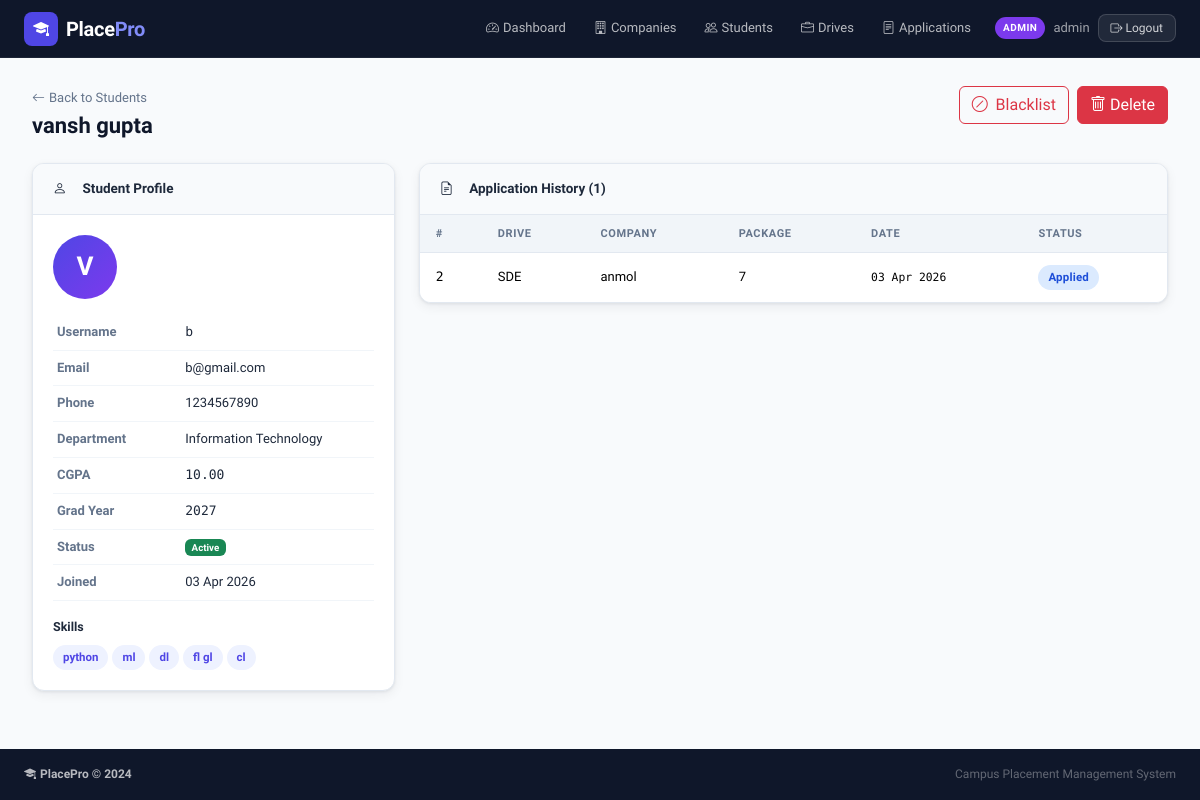
Page /admin/students/2 (signed in) on the committed database.
### tables this page shows
CREATE TABLE users (
        id INTEGER PRIMARY KEY AUTOINCREMENT,
        username TEXT UNIQUE NOT NULL,
        email TEXT UNIQUE NOT NULL,
        password_hash TEXT NOT NULL,
        role TEXT NOT NULL,
        is_active INTEGER DEFAULT 1,
        created_at TEXT DEFAULT (datetime('now'))
    );

CREATE TABLE students (
        id INTEGER PRIMARY KEY AUTOINCREMENT,
        user_id INTEGER UNIQUE NOT NULL REFERENCES users(id) ON DELETE CASCADE,
        full_name TEXT NOT NULL,
        email TEXT,
        phone TEXT,
        department TEXT,
        cgpa REAL DEFAULT 0.0,
        graduation_year INTEGER,
        skills TEXT,
        address TEXT,
        resume_filename TEXT,
        is_blacklisted INTEGER DEFAULT 0,
        created_at TEXT DEFAULT (datetime('now'))
    );

CREATE TABLE applications (
        id INTEGER PRIMARY KEY AUTOINCREMENT,
        student_id INTEGER NOT NULL REFERENCES students(id) ON DELETE CASCADE,
        drive_id INTEGER NOT NULL REFERENCES placement_drives(id) ON DELETE CASCADE,
        application_date TEXT DEFAULT (datetime('now')),
        status TEXT DEFAULT 'applied',
        cover_letter TEXT,
        UNIQUE(student_id, drive_id)
    );

CREATE TABLE placement_drives (
        id INTEGER PRIMARY KEY AUTOINCREMENT,
        company_id INTEGER NOT NULL REFERENCES companies(id) ON DELETE CASCADE,
        job_title TEXT NOT NULL,
        job_description TEXT,
        eligibility_criteria TEXT,
        package TEXT,
        location TEXT,
        application_deadline TEXT,
        status TEXT DEFAULT 'pending',
        created_at TEXT DEFAULT (datetime('now'))
    );

CREATE TABLE companies (
        id INTEGER PRIMARY KEY AUTOINCREMENT,
        user_id INTEGER UNIQUE NOT NULL REFERENCES users(id) ON DELETE CASCADE,
        company_name TEXT NOT NULL,
        hr_contact TEXT,
        hr_email TEXT,
        website TEXT,
        description TEXT,
        industry TEXT,
        approval_status TEXT DEFAULT 'pending',
        is_blacklisted INTEGER DEFAULT 0,
        created_at TEXT DEFAULT (datetime('now'))
    );

### app.py (the view)
@app.route('/admin/students/<int:sid>')
@login_required
@admin_required
def admin_student_detail(sid):
    student = query("SELECT s.*,u.username FROM students s JOIN users u ON u.id=s.user_id WHERE s.id=?", [sid], one=True)
    if not student: abort(404)
    apps = query("""SELECT a.*, d.job_title, d.package, c.company_name
                    FROM applications a
                    JOIN placement_drives d ON d.id=a.drive_id
                    JOIN companies c ON c.id=d.company_id
                    WHERE a.student_id=? ORDER BY a.application_date DESC""", [sid])
    return render_template('admin/student_detail.html', student=student, apps=apps)

### app.py (called while the page is built)
@app.template_filter('fmtdate')
def fmtdate(s):
    if not s: return '—'
    try:
        s = str(s)[:10]
        from datetime import datetime
        return datetime.strptime(s, '%Y-%m-%d').strftime('%d %b %Y')
    except Exception:
        return str(s)[:10]

def get_db():
    if 'db' not in g:
        g.db = sqlite3.connect(DATABASE)
        g.db.row_factory = sqlite3.Row
        g.db.execute("PRAGMA foreign_keys = ON")
    return g.db

def query(sql, args=(), one=False):
    cur = get_db().execute(sql, args)
    rv = cur.fetchall()
    return (rv[0] if rv else None) if one else rv

def current_user():
    uid = session.get('user_id')
    if uid is None:
        return None
    return query("SELECT * FROM users WHERE id=?", [uid], one=True)

def login_required(f):
    @wraps(f)
    def dec(*a, **kw):
        if not session.get('user_id'):
            flash('Please log in to access this page.', 'warning')
            return redirect(url_for('login'))
        return f(*a, **kw)
    return dec

def admin_required(f):
    @wraps(f)
    def dec(*a, **kw):
        u = current_user()
        if not u or u['role'] != 'admin':
            flash('Admin access required.', 'danger')
            return redirect(url_for('login'))
        return f(*a, **kw)
    return dec

@app.context_processor
def inject_user():
    u = current_user()
    return dict(current_user=u)

### templates/admin/student_detail.html (shortened to what this page needs)
{% extends "base.html" %}
{% block content %}
<div class="pp-page">
  <div class="pp-page-header">
    <div>
      <a href="{{ url_for('admin_students') }}" class="back-link"><i class="bi bi-arrow-left me-1"></i>Back to Students</a>
      <h4 class="pp-page-title mt-1">{{ student['full_name'] }}</h4>
    </div>
    <div class="d-flex gap-2">
      <form method="POST" action="{{ url_for('admin_blacklist_student', sid=student['id']) }}">
        <button class="btn {% if student['is_blacklisted'] %}btn-secondary{% else %}btn-outline-danger{% endif %}">
          <i class="bi bi-{% if student['is_blacklisted'] %}unlock{% else %}slash-circle{% endif %} me-1"></i>
          {% if student['is_blacklisted'] %}Unblacklist{% else %}Blacklist{% endif %}
        </button>
      </form>
      <form method="POST" action="{{ url_for('admin_delete_student', sid=student['id']) }}" onsubmit="return confirm('Delete this student permanently?')">
        <button class="btn btn-danger"><i class="bi bi-trash me-1"></i>Delete</button>
      </form>
    </div>
  </div>
  <div class="row g-4">
    <div class="col-md-4">
      <div class="pp-card">
        <div class="pp-card-header"><i class="bi bi-person me-2"></i>Student Profile</div>
        <div class="pp-card-body">
          <div class="student-avatar mb-3">{{ student['full_name'][0]|upper }}</div>
          <table class="table pp-detail-table">
            <tr><th>Username</th><td class="mono">{{ student['username'] }}</td></tr>
            <tr><th>Email</th><td>{{ student['email'] or '—' }}</td></tr>
            <tr><th>Phone</th><td>{{ student['phone'] or '—' }}</td></tr>
            <tr><th>Department</th><td>{{ student['department'] or '—' }}</td></tr>
            <tr><th>CGPA</th><td class="mono">{{ '%.2f'|format(student['cgpa']) if student['cgpa'] else '—' }}</td></tr>
            <tr><th>Grad Year</th><td class="mono">{{ student['graduation_year'] or '—' }}</td></tr>
            <tr><th>Status</th><td>{% if student['is_blacklisted'] %}<span class="badge bg-danger">Blacklisted</span>{% else %}<span class="badge bg-success">Active</span>{% endif %}</td></tr>
            <tr><th>Joined</th><td>{{ student['created_at']|fmtdate }}</td></tr>
          </table>
          {% if student['skills'] %}
          <div class="mt-2"><div class="pp-label mb-2">Skills</div>
            <div class="d-flex flex-wrap gap-1">
              {% for skill in student['skills'].split(',') %}<span class="skill-tag">{{ skill.strip() }}</span>{% endfor %}
            </div>
          </div>
          {% endif %}
        </div>
      </div>
    </div>
    <div class="col-md-8">
      <div class="pp-card">
        <div class="pp-card-header"><i class="bi bi-file-earmark-text me-2"></i>Application History ({{ apps|length }})</div>
        <div class="pp-card-body p-0">
          {% if apps %}
          <div class="table-responsive">
            <table class="table pp-table mb-0">
              <thead><tr><th>#</th><th>Drive</th><th>Company</th><th>Package</th><th>Date</th><th>Status</th></tr></thead>
              <tbody>
                {% for a in apps %}
                <tr>
                  <td class="mono">{{ a['id'] }}</td>
                  <td>{{ a['job_title'] }}</td>
                  <td>{{ a['company_name'] }}</td>
                  <td>{{ a['package'] or '—' }}</td>
                  <td class="mono small">{{ a['application_date']|fmtdate }}</td>
                  <td><span class="status-badge status-{{ a['status'] }}">{{ a['status']|capitalize }}</span></td>
                </tr>
                {% endfor %}
              </tbody>
            </table>
          </div>
          {% else %}<div class="pp-empty">No applications yet.</div>{% endif %}
        </div>
      </div>
    </div>
  </div>
</div>
{% endblock %}

### templates/base.html (shortened to what this page needs)
<!DOCTYPE html>
<html lang="en">
<head>
  <link rel="stylesheet" href="https://cdn.jsdelivr.net/npm/bootstrap@5.3.2/dist/css/bootstrap.min.css"/>
  <link rel="stylesheet" href="https://cdn.jsdelivr.net/npm/bootstrap-icons@1.11.3/font/bootstrap-icons.min.css"/>
  <link rel="stylesheet" href="{{ url_for('static', filename='css/style.css') }}"/>
</head>
<body>
<nav class="navbar navbar-expand-lg pp-navbar sticky-top">
  <div class="container-fluid px-4">
    <a class="navbar-brand d-flex align-items-center gap-2" href="{{ url_for('index') }}">
      <span class="brand-icon"><i class="bi bi-mortarboard-fill"></i></span>
      <span class="brand-text">Place<span class="brand-accent">Pro</span></span>
    </a>
    <div class="collapse navbar-collapse" id="navMain">
      <ul class="navbar-nav ms-auto align-items-center gap-1">
        {% if current_user %}
          {% if current_user['role'] == 'admin' %}
            <li class="nav-item"><a class="nav-link" href="{{ url_for('admin_dashboard') }}"><i class="bi bi-speedometer2 me-1"></i>Dashboard</a></li>
            <li class="nav-item"><a class="nav-link" href="{{ url_for('admin_companies') }}"><i class="bi bi-building me-1"></i>Companies</a></li>
            <li class="nav-item"><a class="nav-link" href="{{ url_for('admin_students') }}"><i class="bi bi-people me-1"></i>Students</a></li>
            <li class="nav-item"><a class="nav-link" href="{{ url_for('admin_drives') }}"><i class="bi bi-briefcase me-1"></i>Drives</a></li>
            <li class="nav-item"><a class="nav-link" href="{{ url_for('admin_applications') }}"><i class="bi bi-file-text me-1"></i>Applications</a></li>
          {% elif current_user['role'] == 'company' %}
            <li class="nav-item"><a class="nav-link" href="{{ url_for('company_dashboard') }}"><i class="bi bi-speedometer2 me-1"></i>Dashboard</a></li>
            <li class="nav-item"><a class="nav-link" href="{{ url_for('company_create_drive') }}"><i class="bi bi-plus-circle me-1"></i>New Drive</a></li>
          {% endif %}
          <li class="nav-item ms-2">
            <div class="d-flex align-items-center gap-2">
              <span class="role-badge role-{{ current_user['role'] }}">{{ current_user['role']|upper }}</span>
              <span class="nav-username">{{ current_user['username'] }}</span>
              <a href="{{ url_for('logout') }}" class="btn btn-sm btn-logout">
                <i class="bi bi-box-arrow-right"></i> Logout
              </a>
            </div>
          </li>
        {% endif %}
      </ul>
    </div>
  </div>
</nav>
<main class="pp-main">
  {% block content %}{% endblock %}
</main>
<footer class="pp-footer mt-auto">
  <div class="container-fluid px-4">
    <div class="d-flex flex-wrap justify-content-between align-items-center py-3">
      <span class="footer-brand"><i class="bi bi-mortarboard-fill me-1"></i>PlacePro &copy; {{ 2024 }}</span>
      <span class="footer-sub">Campus Placement Management System</span>
    </div>
  </div>
</footer>
</body>
</html>

### static/css/style.css (style rules this page uses)
:root { --pp-navy: #0f172a; --pp-navy-2: #1e293b; --pp-navy-3: #334155; --pp-indigo: #4f46e5; --pp-indigo-h: #4338ca; --pp-indigo-l: #eef2ff; --pp-green: #16a34a; --pp-green-l: #dcfce7; --pp-amber: #d97706; --pp-amber-l: #fef3c7; --pp-rose: #e11d48; --pp-rose-l: #ffe4e6; --pp-slate: #64748b; --pp-border: #e2e8f0; --pp-bg: #f8fafc; --pp-white: #ffffff; --pp-shadow: 0 1px 3px rgba(15,23,42,.08), 0 4px 12px rgba(15,23,42,.06); --pp-shadow-md:0 4px 16px rgba(15,23,42,.12), 0 1px 4px rgba(15,23,42,.06); --pp-radius: 12px; --pp-radius-sm:8px; --pp-transition: all 0.2s cubic-bezier(.4,0,.2,1); }
*, *::before, *::after { box-sizing: border-box; }
body { font-family: 'Sora', system-ui, sans-serif; background: var(--pp-bg); color: var(--pp-navy); min-height: 100vh; display: flex; flex-direction: column; font-size: 14px; line-height: 1.6; }
.mono { font-family: 'DM Mono', monospace; }
.pp-navbar { background: var(--pp-navy); border-bottom: 1px solid rgba(255,255,255,.06); padding: 0 0; min-height: 58px; z-index: 1030; }
.brand-icon { display: inline-flex; align-items: center; justify-content: center; width: 34px; height: 34px; background: var(--pp-indigo); border-radius: 8px; color: #fff; font-size: 16px; }
.brand-text { font-size: 20px; font-weight: 700; color: #fff; letter-spacing: -0.3px; }
.brand-accent { color: #818cf8; }
.pp-navbar .nav-link { color: rgba(255,255,255,.7) !important; font-size: 13px; font-weight: 500; padding: 6px 12px !important; border-radius: var(--pp-radius-sm); transition: var(--pp-transition); }
.role-badge { font-size: 10px; font-weight: 700; padding: 3px 8px; border-radius: 20px; letter-spacing: .5px; }
.role-admin { background: #7c3aed; color: #fff; }
.nav-username { color: rgba(255,255,255,.6); font-size: 13px; }
.btn-logout { background: rgba(255,255,255,.08); border: 1px solid rgba(255,255,255,.15); color: rgba(255,255,255,.8) !important; font-size: 12px; padding: 4px 12px; border-radius: var(--pp-radius-sm); transition: var(--pp-transition); }
.pp-main { flex: 1; }
.pp-footer { background: var(--pp-navy); color: rgba(255,255,255,.5); font-size: 12px; margin-top: auto; }
.footer-brand { font-weight: 600; color: rgba(255,255,255,.7); }
.footer-sub { color: rgba(255,255,255,.35); }
.pp-page { padding: 28px 32px; max-width: 1280px; margin: 0 auto; }
.pp-page-header { display: flex; justify-content: space-between; align-items: flex-start; margin-bottom: 24px; flex-wrap: wrap; gap: 12px; }
.pp-page-title { font-size: 22px; font-weight: 700; margin: 0; color: var(--pp-navy); }
.pp-card { background: var(--pp-white); border: 1px solid var(--pp-border); border-radius: var(--pp-radius); box-shadow: var(--pp-shadow); overflow: hidden; }
.pp-card-header { background: #f8fafc; border-bottom: 1px solid var(--pp-border); padding: 14px 20px; font-weight: 600; font-size: 13.5px; color: var(--pp-navy-2); display: flex; align-items: center; gap: 8px; }
.pp-card-body { padding: 20px; }
.pp-table { font-size: 13px; }
.pp-table thead th { background: #f1f5f9; font-weight: 600; color: var(--pp-slate); font-size: 11px; text-transform: uppercase; letter-spacing: .6px; padding: 10px 16px; border-bottom: 1px solid var(--pp-border); border-top: none; }
.pp-table tbody td { padding: 12px 16px; vertical-align: middle; border-bottom: 1px solid #f1f5f9; }
.pp-table tbody tr:last-child td { border-bottom: none; }
.pp-detail-table { font-size: 13px; }
.pp-detail-table th { font-weight: 600; color: var(--pp-slate); width: 40%; padding: 7px 4px; border: none; }
.pp-detail-table td { padding: 7px 4px; border: none; color: var(--pp-navy-2); }
.pp-detail-table tr { border-bottom: 1px solid #f1f5f9; }
.status-badge { display: inline-block; padding: 3px 10px; border-radius: 20px; font-size: 11.5px; font-weight: 600; letter-spacing: .2px; }
.status-applied { background: #dbeafe; color: #1d4ed8; }
.pp-label { font-weight: 600; font-size: 12.5px; color: var(--pp-navy-2); margin-bottom: 5px; }
.back-link { color: var(--pp-slate); font-size: 13px; text-decoration: none; font-weight: 500; }
.student-avatar { width: 64px; height: 64px; background: linear-gradient(135deg, var(--pp-indigo), #7c3aed); border-radius: 50%; display: flex; align-items: center; justify-content: center; font-size: 26px; font-weight: 700; color: #fff; flex-shrink: 0; }
.skill-tag { display: inline-block; padding: 3px 10px; background: var(--pp-indigo-l); color: var(--pp-indigo); border-radius: 20px; font-size: 11.5px; font-weight: 600; }

### rows in the picture
users: role "ADMIN", username "admin"
students: full_name "vansh gupta", full_name "V", email "b@gmail.com", phone "1234567890", department "Information Technology", cgpa "10.00", graduation_year "2027", created_at|fmtdate "03 Apr 2026"
users: username "b"
applications: id "2", job_title "SDE", company_name "anmol", package "7", application_date|fmtdate "03 Apr 2026", status "Applied"

### other values in the picture
{{ skill.strip() }} "python" "ml" "dl" "fl gl" "cl"
{{ apps|length }} "1"
{{ 2024 }} "2024"
